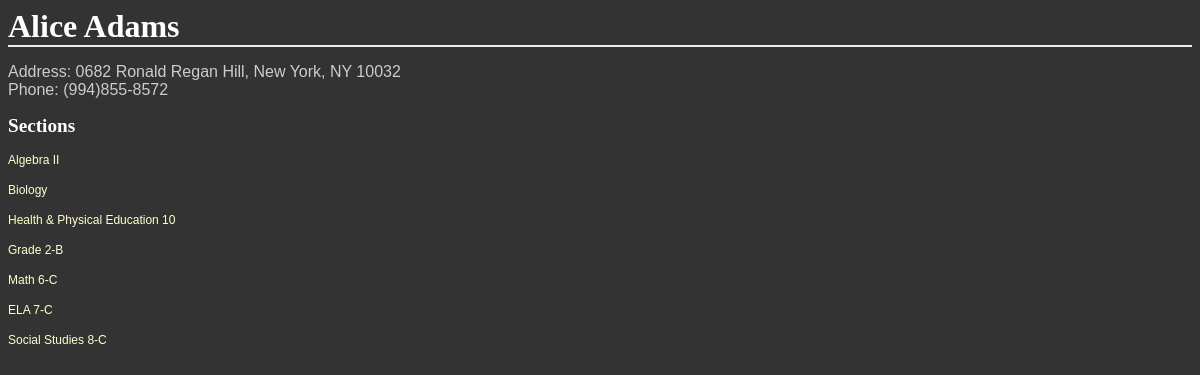
Before: /districts/1/schools/2/students/1/ with the older database file.
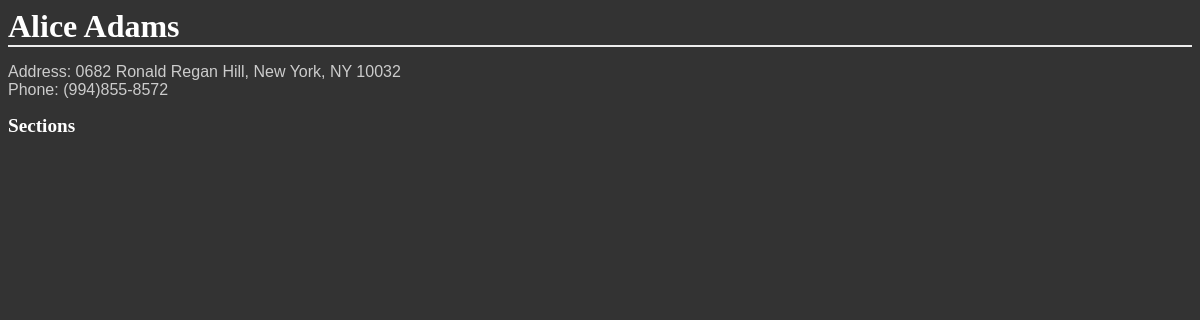
After: the same page with the newer database file.
### database_setup.py (models this page shows, shortened)
class Section(Base):
    __tablename__ = 'section'
    id = Column(Integer, primary_key=True)
    name = Column(String(40), nullable=False)
    school_id = Column(Integer, ForeignKey('school.id'))
    school = relationship(School)
    teacher_id = Column(Integer, ForeignKey('teacher.id'))
    teacher = relationship(Teacher)
    students = relationship('Student', secondary='enrollment')

### schools.py (the view)
@app.route('/districts/<int:district_id>/schools/<int:school_id>/students/<int:student_id>/')
def showStudent(district_id, school_id, student_id):
    student = session.query(Student).filter_by(id=student_id).one()
    sections = student.sections
    return render_template('student.html',
                           district_id=district_id,
                           school_id=school_id,
                           student=student,
                           sections=sections)

### templates/student.html
<html>
<head>
	<link rel=stylesheet type=text/css href="{{ url_for('static', filename='styles.css') }}">
</head>
<body>
<h1>{{student.first_name}} {{student.last_name}}</h1>
<p>Address: {{student.address}}, {{student.city}}, {{student.state}} {{student.zip}}<br>
Phone: {{student.phone}}</p>
<h2>Sections</h2>
{% for section in sections %}
	<p><a href='{{url_for('showSection', district_id=district_id, school_id=school_id, section_id=section.id)}}'>{{section.name}}</a></p>
{% endfor %}
</body>
</html>

Changed rows visible on the page:
no longer on this page (row edited): Section: name "Algebra II"
no longer on this page (row edited): Section: name "Biology"
no longer on this page (row edited): Section: name "Health & Physical Education 10"
no longer on this page (row edited): Section: name "Grade 2-B"
no longer on this page (row edited): Section: name "Math 6-C"
no longer on this page (row edited): Section: name "ELA 7-C"
no longer on this page (row edited): Section: name "Social Studies 8-C"
